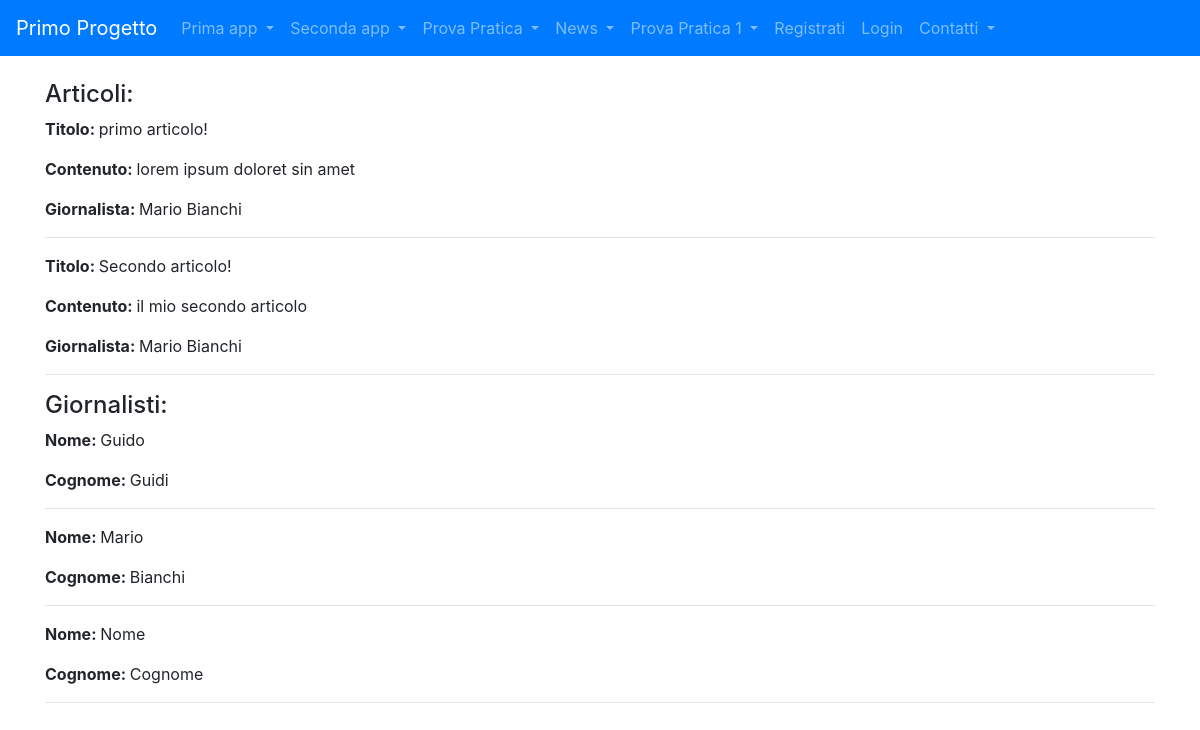
Page /news/ on the committed database.
### news/models.py (models this page shows)
class Articolo (models.Model):
    titolo=models.CharField(max_length=100)
    contenuto=models.TextField()
    giornalista=models.ForeignKey(Giornalista, on_delete=models.CASCADE, related_name="articoli")
    def __str__(self):
        return self.titolo

class Giornalista (models.Model):
    nome=models.CharField( max_length=20)
    cognome=models.CharField( max_length=20)
    def __str__(self):
        return self.nome + " " + self.cognome

### news/views.py (the view)
# urls.py: path('', home, name="homeview"),
def home (request):
    articoli = Articolo.objects.all()
    giornalisti = Giornalista.objects.all()
    context = {"articoli": articoli, "giornalisti": giornalisti}
    print(context)
    return render (request, "homepage_news.html", context) #passiamo il dizionario alla pagina

### news/templates/homepage_news.html (shortened to what this page needs)
{%extends 'base.html' %}
{%block content%}
    <h4>Articoli:</h4>
    {%for articolo in articoli%}
        <p><strong>Titolo: </strong>{{articolo.titolo}}</p>
        <p><strong>Contenuto: </strong>{{articolo.contenuto}}</p>
        <p><strong>Giornalista: </strong>{{articolo.giornalista}}</p>
        <hr>
    {%endfor%}
    <h4>Giornalisti:</h4>
    {%for giornalista in giornalisti%}
        <p><strong>Nome: </strong>{{giornalista.nome}}</p>
        <p><strong>Cognome: </strong>{{giornalista.cognome}}</p>
        <hr>
    {%endfor%}
{%endblock content%}

### rows in the picture
Articolo: titolo "primo articolo!", contenuto "lorem ipsum doloret sin amet", giornalista "Mario Bianchi"
Articolo: titolo "Secondo articolo!", contenuto "il mio secondo articolo", giornalista "Mario Bianchi"
Giornalista: nome "Guido", cognome "Guidi"
Giornalista: nome "Mario", cognome "Bianchi"
Giornalista: nome "Nome", cognome "Cognome"
